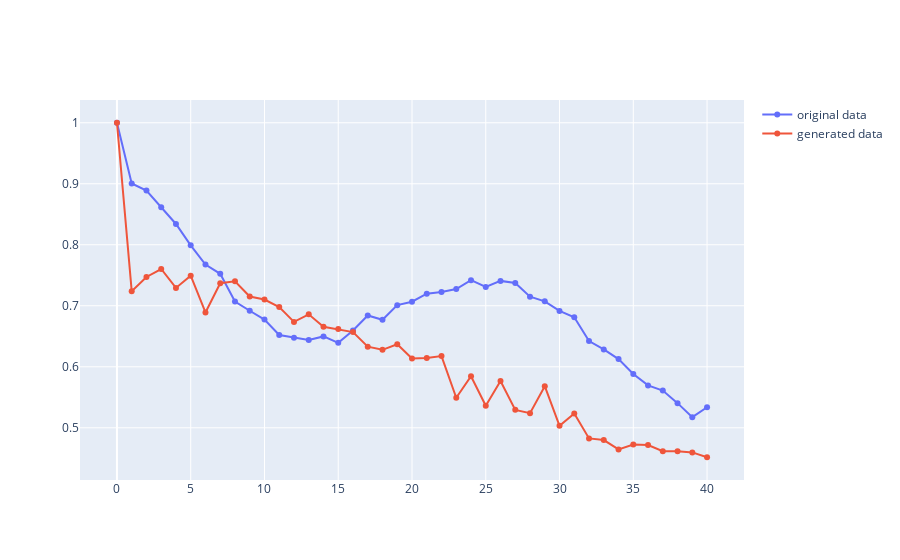

The code cell stored with this chart in its notebook:
### Code cell
malaria_ori=subset(ori_auto_5above,'Malaria diagnosis [EUPATH_0000090]')
malaria_gen=subset(gen_auto,'Malaria diagnosis [EUPATH_0000090]')

malaria_ori, table_freq_malaria_ori = auto_prep(malaria_ori)
malaria_gen, table_freq_malaria_gen = auto_prep(malaria_gen)
acf_df_malaria, autocorrelation_plot_malaria=autocorrelation(malaria_ori, malaria_gen, table_freq_malaria_ori, table_freq_malaria_gen)
display(autocorrelation_plot_malaria)

### Figure 1 — Plotly figure (JSON) as saved in the notebook; plotly's stock layout.template omitted (floating-point values rounded to 4 significant figures)
{"data": [{"mode": "lines+markers", "name": "original data", "type": "scatter", "x": [0, 1, 2, 3, 4, 5, 6, 7, 8, 9, 10, 11, 12, 13, 14, 15, 16, 17, 18, 19, 20, 21, 22, 23, 24, 25, 26, 27, 28, 29, 30, 31, 32, 33, 34, 35, 36, 37, 38, 39, 40], "y": [1, 0.9005, 0.8889, 0.8617, 0.8341, 0.7991, 0.7675, 0.7524, 0.707, 0.6918, 0.6774, 0.6522, 0.6477, 0.644, 0.6498, 0.6393, 0.6597, 0.6842, 0.6771, 0.701, 0.7067, 0.7198, 0.7225, 0.7273, 0.742, 0.7309, 0.7408, 0.7374, 0.715, 0.7073, 0.6915, 0.6811, 0.6422, 0.6285, 0.6126, 0.5882, 0.5695, 0.561, 0.5404, 0.5175, 0.5336]}, {"mode": "lines+markers", "name": "generated data", "type": "scatter", "x": [0, 1, 2, 3, 4, 5, 6, 7, 8, 9, 10, 11, 12, 13, 14, 15, 16, 17, 18, 19, 20, 21, 22, 23, 24, 25, 26, 27, 28, 29, 30, 31, 32, 33, 34, 35, 36, 37, 38, 39, 40], "y": [1, 0.724, 0.7472, 0.7603, 0.7292, 0.7493, 0.689, 0.737, 0.7403, 0.7152, 0.7103, 0.698, 0.6736, 0.686, 0.6657, 0.6618, 0.6568, 0.633, 0.6278, 0.637, 0.6137, 0.6146, 0.6175, 0.5492, 0.5845, 0.536, 0.5766, 0.5294, 0.5239, 0.5682, 0.5033, 0.5234, 0.4826, 0.4799, 0.4646, 0.4727, 0.4717, 0.4618, 0.4617, 0.4597, 0.4517]}], "layout": {}}
